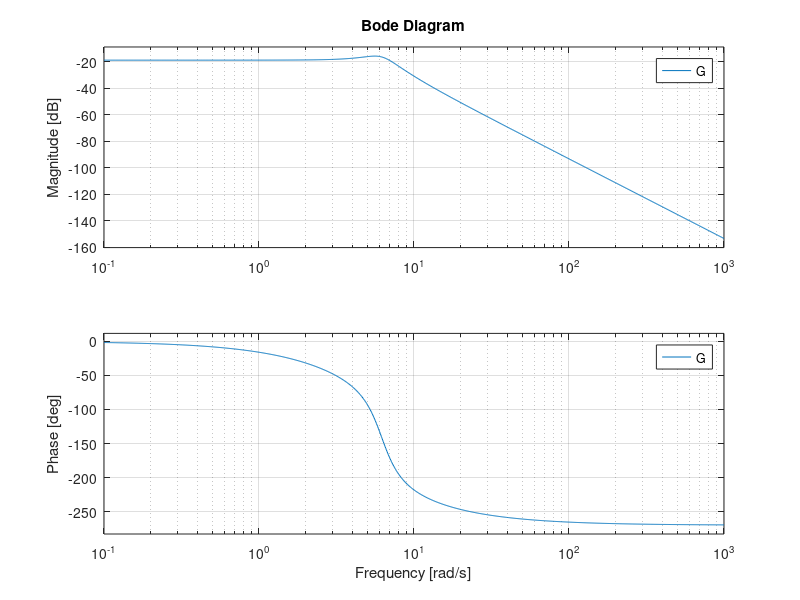

Source code (MATLAB):
clc
clear all
close all

num=[21.45 793.7];
den=[1 44.87 344.7 2148 7034];
G=tf(num,den);
[GM, PM, Wcg, Wcp] = margin(G);
disp('(Gain Margin):');
disp(GM);

disp('(Gain Margin Frequency):');
disp(Wcg);

disp('(Phase Margin):');
disp(PM);

disp('(Phase Margin Frequency):');
disp(Wcp);
bode(G)
